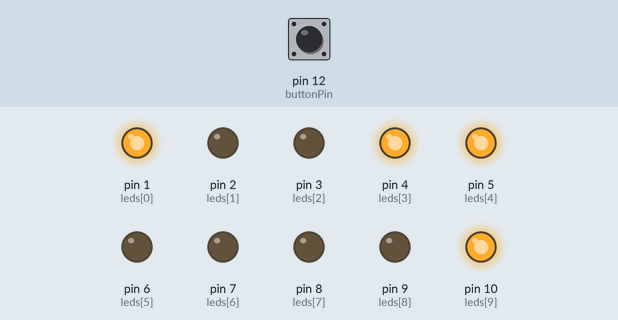
Simulated run of this sketch. Board: Arduino Uno, built with avr-gcc and run on an emulated ATmega328P. Shown: output pins drawn as LEDs (lit = HIGH). Dashed ring = blinking. The test bench sets the inputs (shaded band); at power-on: pin 12 (buttonPin) HIGH. Random numbers use the default seed unless the sketch sets one.

Above: at 1.26 s.
1.3 s: pin 12 (buttonPin) pulled LOW for 0.15 s
At 1.76 s:
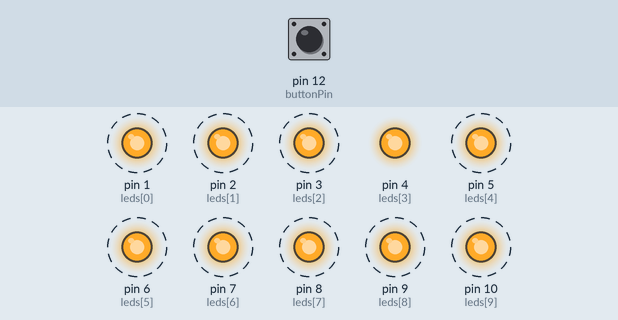
4.3 s: pin 12 (buttonPin) pulled LOW for 1 s
At 5.4 s:
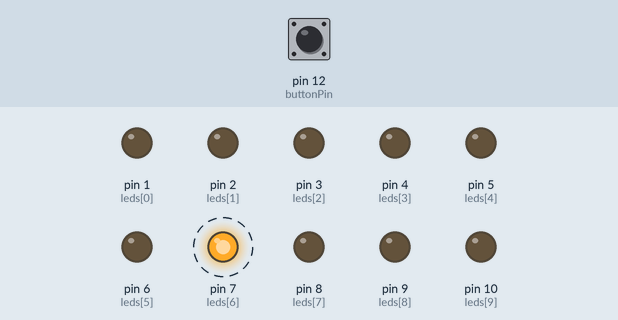
7.3 s: pin 12 (buttonPin) pulled LOW for 3.2 s
At 12.07 s:
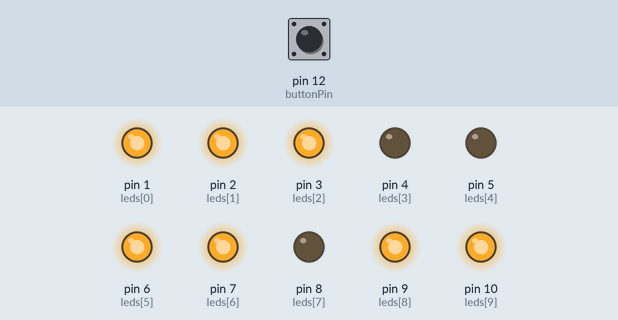
12.4 s: pin 12 (buttonPin) pulled LOW for 1 s
15.4 s: pin 12 (buttonPin) pulsed LOW 2 times (0.12 s each, 0.3 s apart)
At 17.48 s:
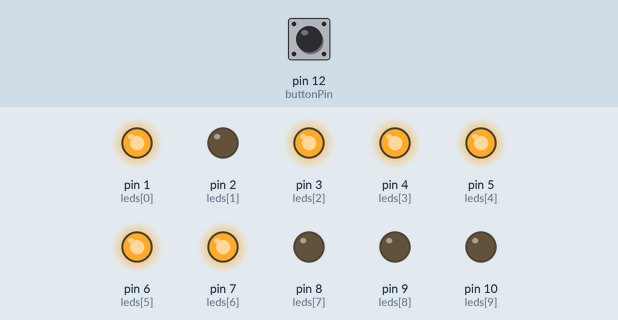
18.4 s: pin 12 (buttonPin) pulsed LOW 5 times (0.12 s each, 0.3 s apart)
Timing chart, 0 to 22.4 s (numbered marks = the images above; inputs shaded):
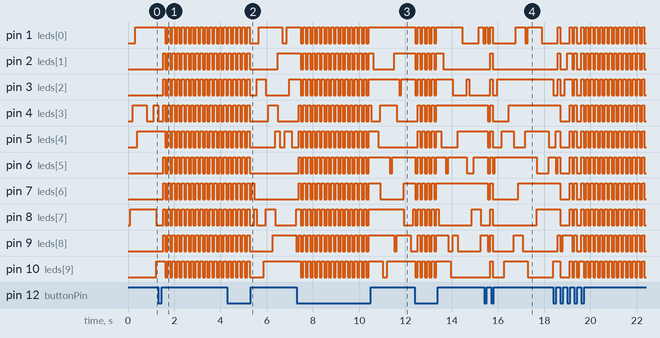

Measured:
- after the input at 15.4 s, pin 2 (leds[1]): LOW → HIGH after 0.26 s, → LOW 0.10 s later
- by itself, pin 1 (leds[0]): alternates HIGH for 0.10 s and LOW for 0.10 s, 30 changes in all, then stays HIGH

The sketch:

LedChangeButtonLine.ino
```cpp
int leds[] = {1,2,3,4,5,6,7,8,9,10};
int buttonPin = 12;
int newButtonState = 0;
int oldButtonState = 0;
int blinkMode = 1;
int delayTime = 100;
long previousMillis = 0;
long interval = 100;
int on = 1;
unsigned long currentMillis;

void setup()
{
  for (int i = 0; i < 10; i++)
  {
    pinMode(leds[i], OUTPUT);
  }
  pinMode(12, INPUT);
}

void loop()
{
  currentMillis = millis();
  ButtonPress();

  switch (blinkMode)
  {
    case 1:
      BlinkRandom();
      break;
    case 2:
      BlinkAll();
      break;
  }
}


void ButtonPress()
{
  if (digitalRead(buttonPin) == LOW)
  {
    blinkMode++;

    if (blinkMode == 3)
    {
      blinkMode = 1;
    }
  }
}

void BlinkRandom()
{
  if (currentMillis - previousMillis > interval)
  {
    previousMillis = currentMillis;

    digitalWrite(leds[random(10)], HIGH);
    digitalWrite(leds[random(10)], LOW);
  }
    ButtonPress();

}

void BlinkAll()
{
  if (on == 1)
  {
    if (currentMillis - previousMillis > interval)
    {
      previousMillis = currentMillis;
      for (int i = 0; i < 10; i++)
      {
        digitalWrite(leds[i], HIGH);
      }
      on = 0;
    }
  }
  else
  {
    if (currentMillis - previousMillis > interval)
    {
      previousMillis = currentMillis;
      for (int i = 0; i < 10; i++)
      {
       digitalWrite(leds[i], LOW);
      }
      on = 1;
    }
  }
  ButtonPress();
}
```
